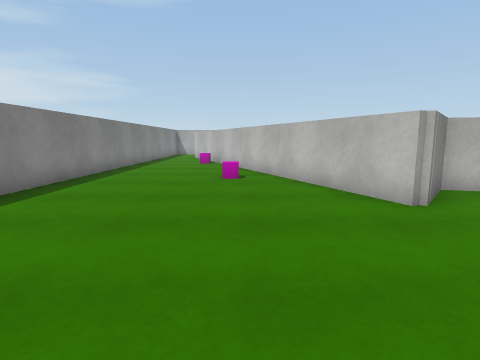
View 1 (above)

24 first-person views from a walk through a 3-D level made in the Unity game engine. The camera is 1.2 m above the floor, tilts 8° down and sees 80° across. The floor is counted in squares, 1 m on a side. Each view is taken from the middle of a square. On the plan, view 1 faces up. The plan holds only what a view shows up to about 13 squares ahead; the rest is blank. The place goes on beyond the plan. The player character is not drawn. Surface patterns are stand-ins for the level's own textures.

View 2
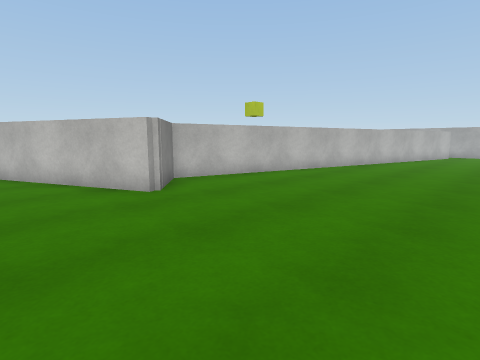

View 3
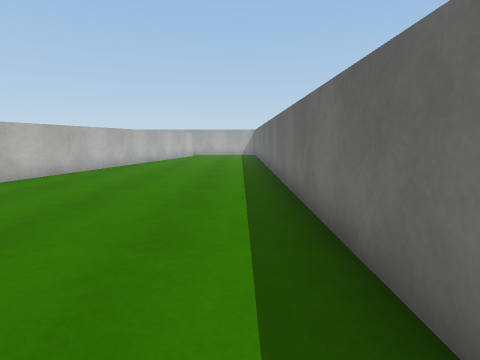

View 4
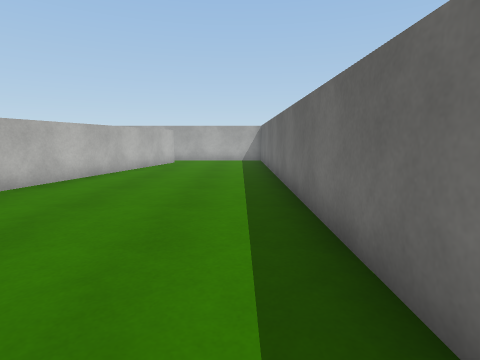

View 5
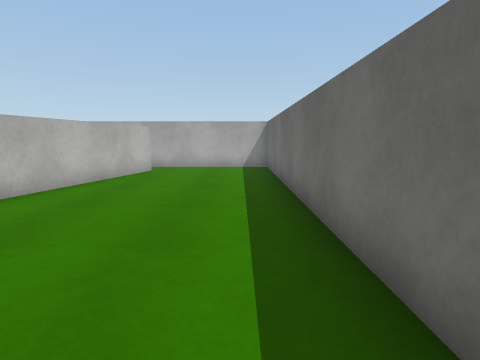

View 6
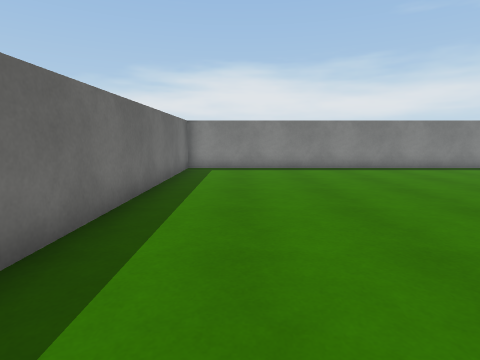

View 7
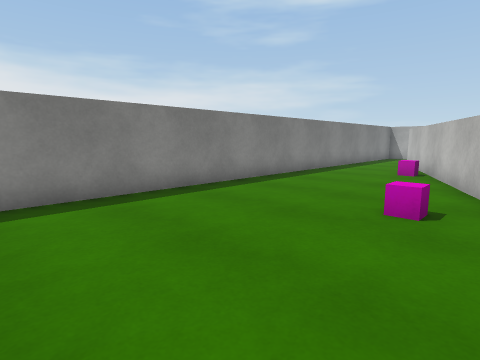

View 8
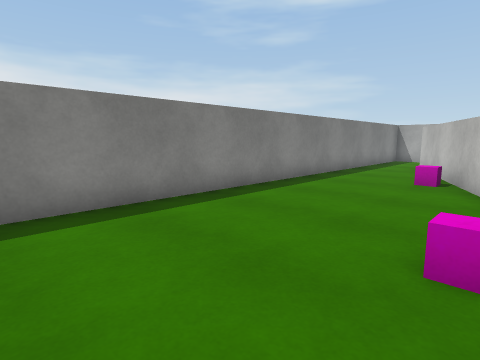

View 9
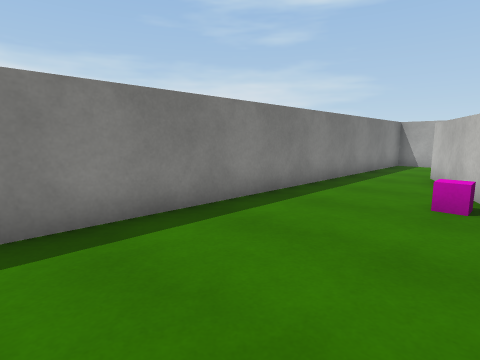

View 10
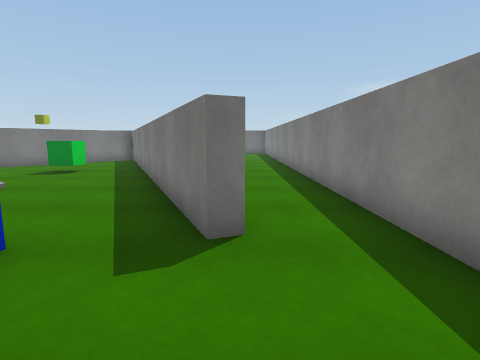

View 11
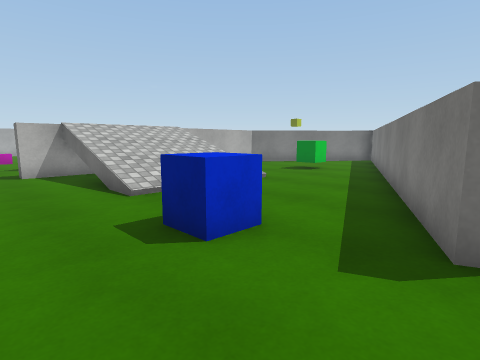

View 12
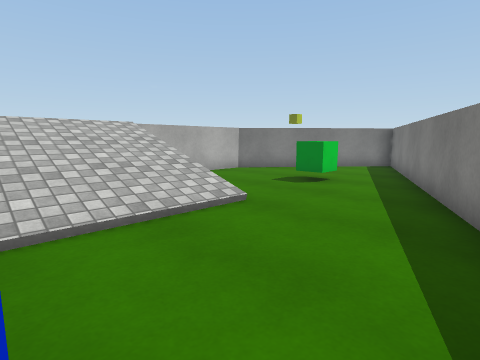

View 13
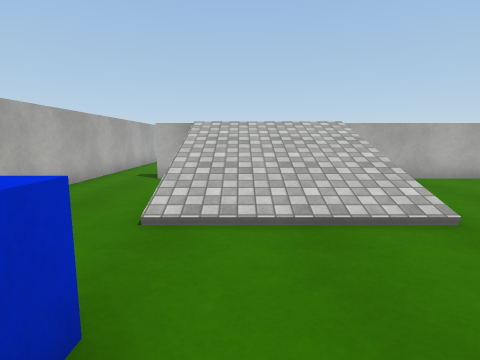

View 14
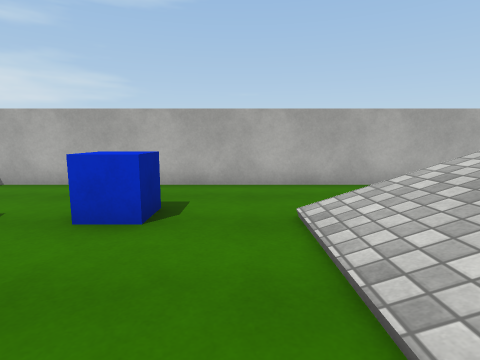

View 15
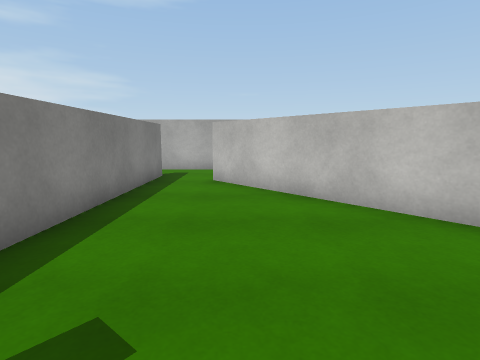

View 16
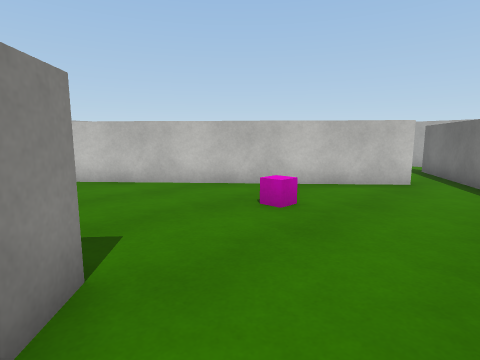

View 17
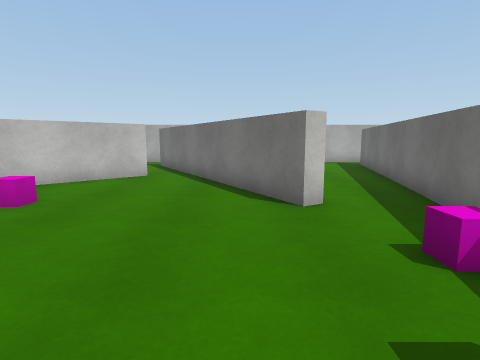

View 18
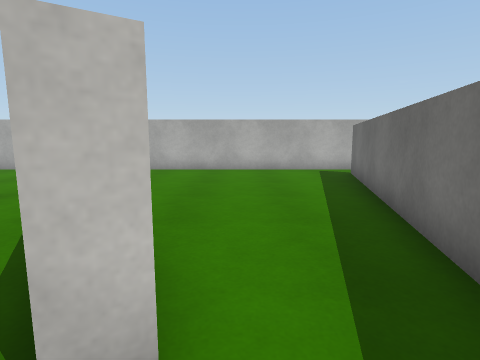

View 19
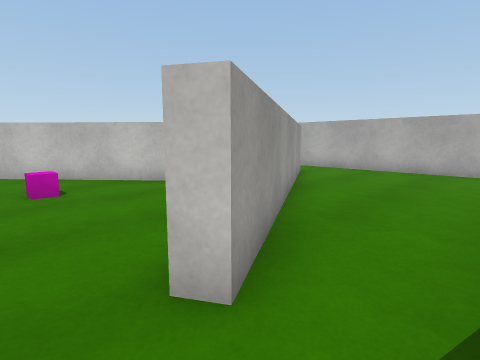

View 20
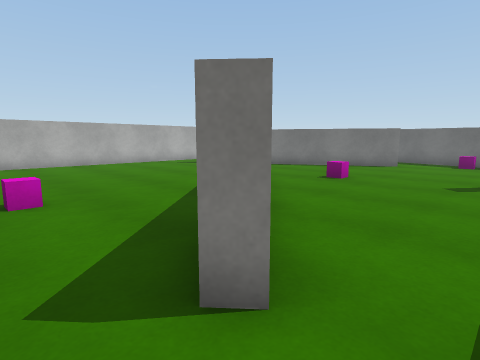

View 21
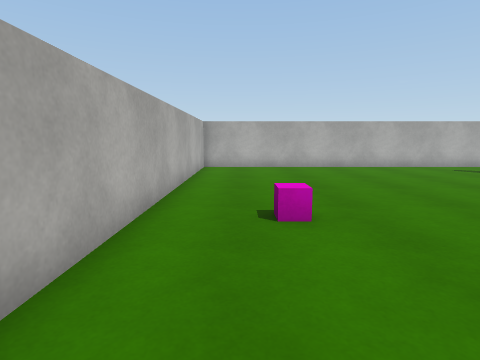

View 22
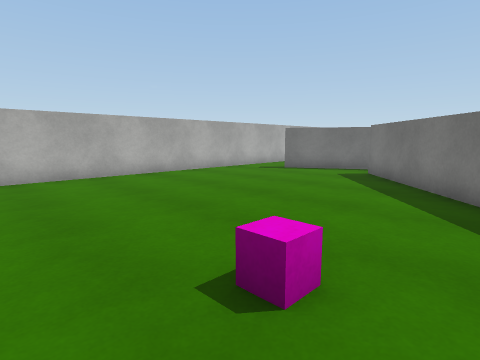

View 23
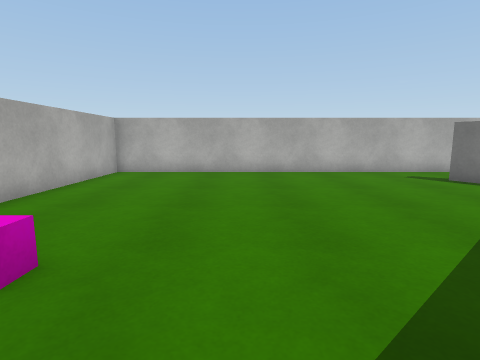

View 24
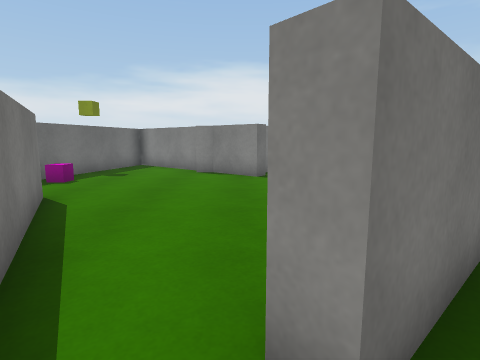

### Floor plan
Key: @ floor where view 1 was taken; # wall or solid block; x gap in a wall; . main floor; : floor 1.75 m higher than the main floor; / step, stairs or slope; C pink cube; B blue cube; G green cube.
Columns run from 5 left of view 1 to 24 right of it. Each row starts with its distance up from view 1.
 24 ##############################
 23 #............................#
 22 #............................#
 21 #....B.......#..#...C........#
 20 #....B../////:..##...........#
 19 #.##..../////:...#...........#
 18 #..#..../////:...##..........#
 17 #..##.../////:....##.........#
 16 #...#...//// /.....##........#
 15 #..C#......  #......##.......#
 14 #...##.......#.......##......#
 13 #....#.......##...C...##.....#
 12 #....##..G...##........x.##..#
 11 #.....#......#.........###...#
 10 #.....##....##.......###.....#
  9 #....C.#...##.......##.......#
  8 #......#..##.......##........#
  7 #......######...C............#
  6 #.......##..#####............#
  5 #...............#####........#
  4 #...................#####....#
  3 #.......................####.#
  2 #............................#
  1 #............................#
  0 #....@.......................#
 -1 #............................#
 -2 ##############################

Positions as (right, up) in squares from view 1, and headings:
1: (0, 0), facing up
2: (0, -1), facing up-right
3: (1, -1), facing right
4: (7, -1), facing right
5: (11, -1), facing right
6: (7, 0), facing left
7: (1, 4), facing up-left
8: (0, 6), facing up-left
9: (-1, 9), facing up-left
10: (-3, 23), facing down
11: (-3, 23), facing down-right
12: (-1, 20), facing down-right
13: (-1, 19), facing right
14: (2, 16), facing up
15: (11, 12), facing up
16: (9, 10), facing up-right
17: (8, 9), facing right
18: (12, 7), facing right
19: (12, 6), facing up-right
20: (9, 22), facing down-right
21: (11, 22), facing right
22: (14, 23), facing down-right
23: (13, 19), facing right
24: (19, 12), facing left
